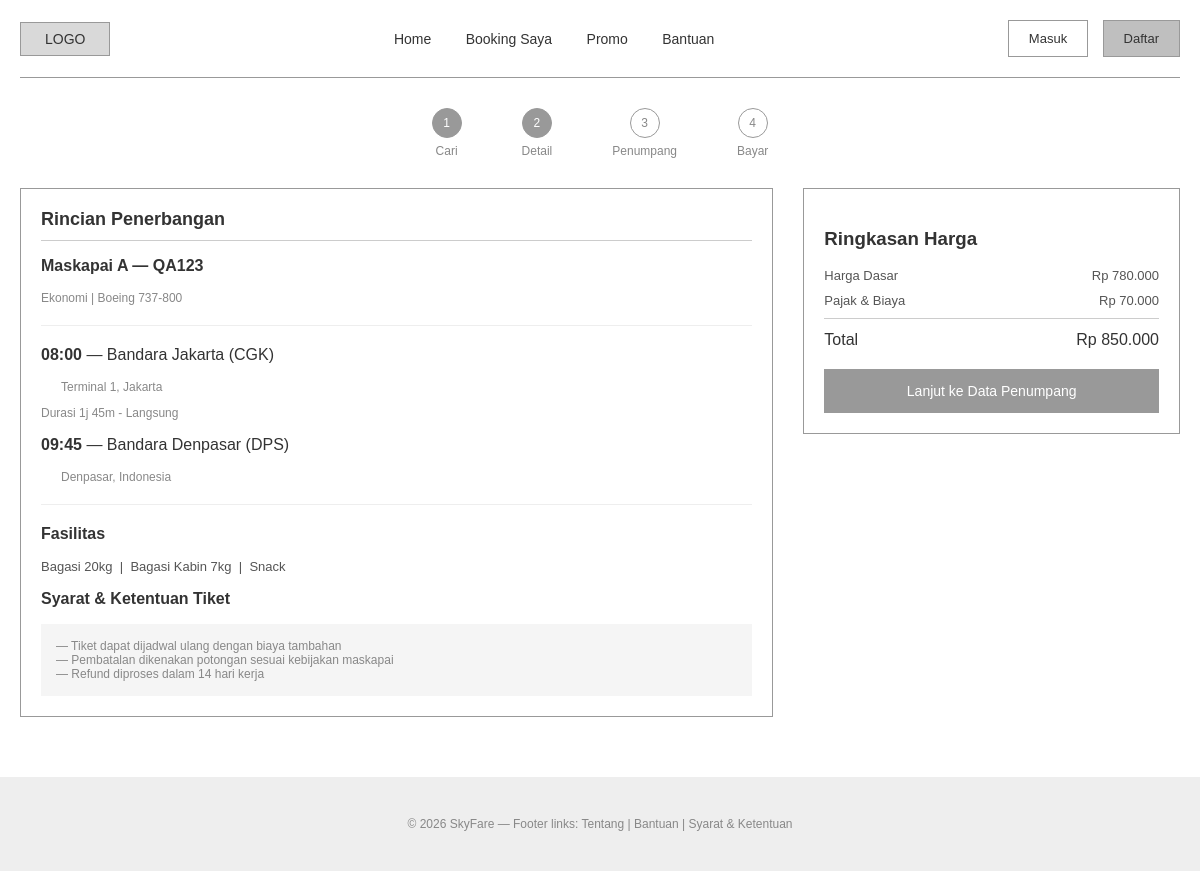
Page /php-wireframe/flight-detail.php?kode=QA123 on the committed database.
### tables this page shows
CREATE TABLE IF NOT EXISTS flights (
    id INT UNSIGNED AUTO_INCREMENT PRIMARY KEY,
    airline VARCHAR(100) NOT NULL,
    flight_code VARCHAR(20) NOT NULL UNIQUE,
    aircraft VARCHAR(100) NOT NULL,
    origin_code CHAR(3) NOT NULL,
    origin_city VARCHAR(100) NOT NULL,
    destination_code CHAR(3) NOT NULL,
    destination_city VARCHAR(100) NOT NULL,
    departure_time TIME NOT NULL,
    arrival_time TIME NOT NULL,
    duration_minutes SMALLINT UNSIGNED NOT NULL,
    flight_date DATE NOT NULL,
    base_price DECIMAL(12, 2) NOT NULL,
    tax DECIMAL(12, 2) NOT NULL DEFAULT 0,
    cabin_class ENUM('Ekonomi', 'Bisnis', 'First Class') NOT NULL DEFAULT 'Ekonomi',
    baggage_kg TINYINT UNSIGNED NOT NULL DEFAULT 20,
    status ENUM('Tersedia', 'Penuh', 'Dibatalkan') NOT NULL DEFAULT 'Tersedia',
    created_at TIMESTAMP NOT NULL DEFAULT CURRENT_TIMESTAMP,
    INDEX idx_flights_route_date (origin_code, destination_code, flight_date)
);

### php-wireframe/flight-detail.php (the view, shortened to what this page needs)
<?php
require_once __DIR__ . '/includes/init.php';
include "includes/steps.php";
$kodePenerbangan = isset($_GET['kode']) ? $_GET['kode'] : "A";
$flight = [
    "maskapai"  => "Maskapai A",
    "nomor"     => "QA123",
    "pesawat"   => "Boeing 737-800",
    "asal"      => "Bandara Soekarno-Hatta (CGK)",
    "asal_kota" => "Terminal 2, Jakarta",
    "tujuan"    => "Bandara Ngurah Rai (DPS)",
    "tujuan_kota" => "Denpasar, Bali",
    "berangkat" => "08:00",
    "tiba"      => "09:45",
    "durasi"    => "1j 45m — Langsung",
    "harga_dasar" => 780000,
    "pajak"     => 70000,
];
$flightStatement = $pdo->prepare("SELECT airline AS maskapai, flight_code AS nomor, aircraft AS pesawat,
    CONCAT('Bandara ', origin_city, ' (', origin_code, ')') AS asal,
    CONCAT('Terminal 1, ', origin_city) AS asal_kota,
    CONCAT('Bandara ', destination_city, ' (', destination_code, ')') AS tujuan,
    CONCAT(destination_city, ', Indonesia') AS tujuan_kota,
    TIME_FORMAT(departure_time, '%H:%i') AS berangkat, TIME_FORMAT(arrival_time, '%H:%i') AS tiba,
    CONCAT(FLOOR(duration_minutes / 60), 'j ', MOD(duration_minutes, 60), 'm - Langsung') AS durasi,
    base_price AS harga_dasar, tax AS pajak FROM flights WHERE flight_code = :flight_code LIMIT 1");
$flightStatement->execute(['flight_code' => $kodePenerbangan]);
$databaseFlight = $flightStatement->fetch();
if ($databaseFlight) {
    $flight = $databaseFlight;
}
$total = $flight["harga_dasar"] + $flight["pajak"];
function rupiah(int $angka): string
{
    return "Rp " . number_format($angka, 0, ",", ".");
}
include "includes/header.php";
?>
<div class="container">
    <div class="layout-2col">
        <div class="main">
            <div class="box">
                <h3 class="box-title">Rincian Penerbangan</h3>
                <p><strong><?php echo htmlspecialchars($flight["maskapai"] . " — " . $flight["nomor"]); ?></strong></p>
                <p style="color:#888888; font-size:12px;">Ekonomi | <?php echo htmlspecialchars($flight["pesawat"]); ?></p>
                <hr style="border:none; border-top:1px solid #eeeeee; margin:20px 0;">
                <p><strong><?php echo htmlspecialchars($flight["berangkat"]); ?></strong> — <?php echo htmlspecialchars($flight["asal"]); ?></p>
                <p style="color:#888888; font-size:12px; margin-left:20px;"><?php echo htmlspecialchars($flight["asal_kota"]); ?></p>
                <p style="color:#888888; font-size:12px;">Durasi <?php echo htmlspecialchars($flight["durasi"]); ?></p>
                <p><strong><?php echo htmlspecialchars($flight["tiba"]); ?></strong> — <?php echo htmlspecialchars($flight["tujuan"]); ?></p>
                <p style="color:#888888; font-size:12px; margin-left:20px;"><?php echo htmlspecialchars($flight["tujuan_kota"]); ?></p>
                <hr style="border:none; border-top:1px solid #eeeeee; margin:20px 0;">
                <p><strong>Fasilitas</strong></p>
                <p style="font-size:13px; color:#555555;">Bagasi 20kg &nbsp;|&nbsp; Bagasi Kabin 7kg &nbsp;|&nbsp; Snack</p>
                <p><strong>Syarat &amp; Ketentuan Tiket</strong></p>
                <div style="background:#f5f5f5; padding:15px; font-size:12px; color:#888888;">
                    — Tiket dapat dijadwal ulang dengan biaya tambahan<br>
                    — Pembatalan dikenakan potongan sesuai kebijakan maskapai<br>
                    — Refund diproses dalam 14 hari kerja
                </div>
            </div>
        </div>
        <div class="side">
            <div class="summary-box">
                <h3>Ringkasan Harga</h3>
                <div class="summary-row">
                    <span>Harga Dasar</span>
                    <span><?php echo rupiah($flight["harga_dasar"]); ?></span>
                </div>
                <div class="summary-row">
                    <span>Pajak &amp; Biaya</span>
                    <span><?php echo rupiah($flight["pajak"]); ?></span>
                </div>
                <div class="summary-total">
                    <span>Total</span>
                    <span><?php echo rupiah($total); ?></span>
                </div>
                <form action="passenger-data.php" method="get">
                    <button type="submit" class="btn" style="width:100%; margin-top:20px;">Lanjut ke Data Penumpang</button>
                </form>
            </div>
        </div>
    </div>
</div>
<?php include "includes/footer.php"; ?>

### php-wireframe/assets/wireframe.css (style rules this page uses)
* { box-sizing: border-box; }
body { margin: 0; font-family: Helvetica, Arial, sans-serif; color: #333333; background: #ffffff; }
.container { max-width: 1200px; margin: 0 auto; padding: 0 20px; }
.box { border: 1.5px solid #999999; background: #ffffff; padding: 20px; }
.box-title { font-size: 18px; margin: 0 0 15px 0; border-bottom: 1px solid #cccccc; padding-bottom: 10px; }
.btn { display: inline-block; padding: 14px 28px; background: #999999; color: #ffffff; border: none; font-size: 14px; cursor: pointer; text-align: center; }
.summary-box { border: 1.5px solid #999999; padding: 20px; }
.summary-row { display: flex; justify-content: space-between; font-size: 13px; margin-bottom: 10px; color: #555555; }
.summary-total { display: flex; justify-content: space-between; font-size: 16px; border-top: 1px solid #cccccc; padding-top: 12px; margin-top: 8px; }
.layout-2col { display: flex; gap: 30px; align-items: flex-start; }
.layout-2col .main { flex: 2; }
.layout-2col .side { flex: 1; }

### rows in the picture
flights: airline+flight_code "Maskapai A — QA123", aircraft "Boeing 737-800", base_price "Rp 780.000", tax "Rp 70.000", rupiah($total) "Rp 850.000"

### other values in the picture
$stepNumber "1"
$stepLabel "Cari"
$stepNumber "2"
$stepLabel "Detail"
$stepNumber "3"
$stepLabel "Penumpang"
$stepNumber "4"
$stepLabel "Bayar"
$flight["berangkat"] "08:00"
$flight["asal"] "Bandara Jakarta (CGK)"
$flight["asal_kota"] "Terminal 1, Jakarta"
$flight["durasi"] "1j 45m - Langsung"
$flight["tiba"] "09:45"
$flight["tujuan"] "Bandara Denpasar (DPS)"
$flight["tujuan_kota"] "Denpasar, Indonesia"
